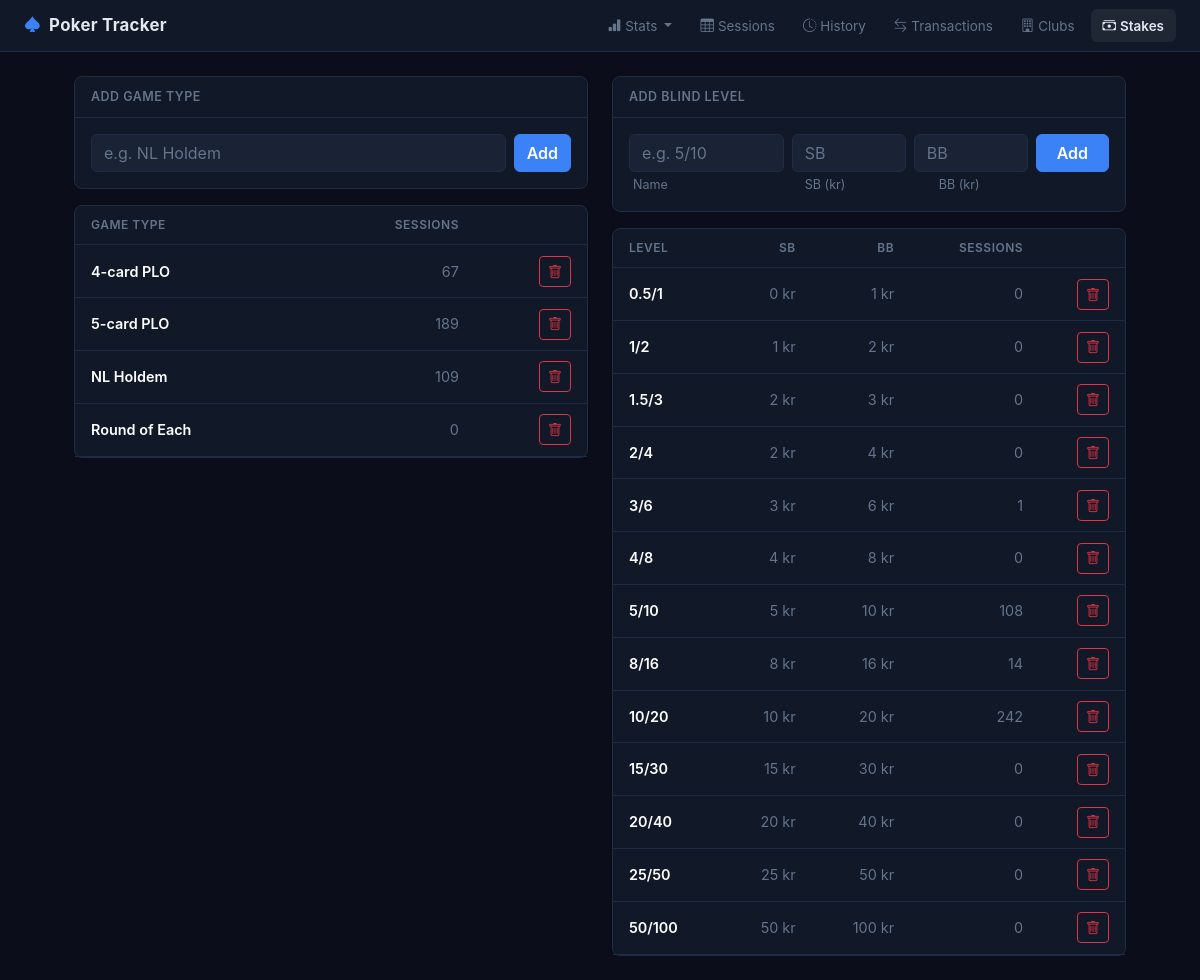
/stakes, run on the app's committed database.
### tables this page shows
CREATE TABLE games (
            id INTEGER PRIMARY KEY AUTOINCREMENT,
            name TEXT NOT NULL UNIQUE,
            created_at TEXT DEFAULT (datetime('now'))
        );

CREATE TABLE blind_levels (
            id INTEGER PRIMARY KEY AUTOINCREMENT,
            name TEXT NOT NULL UNIQUE,
            small_blind REAL NOT NULL,
            big_blind REAL NOT NULL,
            created_at TEXT DEFAULT (datetime('now'))
        );

### app.py (the view, shortened to what this page needs)
@app.route("/stakes", methods=["GET", "POST"])
def stakes():
    db = get_db()
    games = db.execute("""
        SELECT g.*, COUNT(s.id) as session_count
        FROM games g
        LEFT JOIN sessions s ON s.game_id = g.id
        GROUP BY g.id ORDER BY g.name
    """).fetchall()
    blind_levels = db.execute("""
        SELECT bl.*, COUNT(s.id) as session_count
        FROM blind_levels bl
        LEFT JOIN sessions s ON s.blind_level_id = bl.id
        GROUP BY bl.id ORDER BY bl.big_blind
    """).fetchall()
    return render_template("stakes.html", games=games, blind_levels=blind_levels)

### app.py (called while the page is built)
@app.template_filter("nok")
def nok_filter(value):
    if value is None:
        return "0 kr"
    v = float(value)
    formatted = f"{abs(v):,.0f}".replace(",", " ")
    return f"{'-' if v < 0 else ''}{formatted} kr"

### database.py (called while the page is built)
def get_db():
    if "db" not in g:
        g.db = sqlite3.connect(str(DB_PATH))
        g.db.row_factory = sqlite3.Row
        g.db.execute("PRAGMA foreign_keys = ON")
    return g.db

### templates/stakes.html (shortened to what this page needs)
{% extends "base.html" %}
{% block content %}
<div class="row g-4">
    <div class="col-md-6">
        <div class="card mb-3">
            <div class="card-header">Add Game Type</div>
            <div class="card-body">
                <form method="post">
                    <div class="d-flex gap-2">
                        <input type="text" name="name" class="form-control" placeholder="e.g. NL Holdem" required>
                        <button type="submit" class="btn btn-success text-nowrap">Add</button>
                    </div>
                </form>
            </div>
        </div>
        {% if games %}
        <div class="card">
            <div class="table-responsive">
                <table class="table table-hover mb-0">
                    <thead>
                        <tr>
                            <th>Game Type</th>
                            <th class="text-end">Sessions</th>
                            <th class="text-end"></th>
                        </tr>
                    </thead>
                    <tbody>
                        {% for g in games %}
                        <tr>
                            <td class="fw-semibold">{{ g['name'] }}</td>
                            <td class="text-end text-muted">{{ g['session_count'] }}</td>
                            <td class="text-end">
                                <form method="post" action="/games/{{ g['id'] }}/delete" class="d-inline"
                                      onsubmit="return confirm('Delete {{ g['name'] }}?')">
                                    <button type="submit" class="btn btn-sm btn-outline-danger">
                                        <i class="bi bi-trash"></i>
                                    </button>
                                </form>
                            </td>
                        </tr>
                        {% endfor %}
                    </tbody>
                </table>
            </div>
        </div>
        {% else %}
        <div class="text-center text-muted py-4">No game types yet.</div>
        {% endif %}
    </div>
    <div class="col-md-6">
        <div class="card mb-3">
            <div class="card-header">Add Blind Level</div>
            <div class="card-body">
                <form method="post">
                    <div class="row g-2">
                        <div class="col-4">
                            <input type="text" name="name" class="form-control" placeholder="e.g. 5/10" required>
                        </div>
                        <div class="col-3">
                            <input type="number" name="small_blind" class="form-control" placeholder="SB" min="0" step="any" required>
                        </div>
                        <div class="col-3">
                            <input type="number" name="big_blind" class="form-control" placeholder="BB" min="0" step="any" required>
                        </div>
                        <div class="col-2">
                            <button type="submit" class="btn btn-success w-100">Add</button>
                        </div>
                    </div>
                    <div class="d-flex gap-3 mt-1 px-1">
                        <small class="text-muted" style="flex:0 0 33%">Name</small>
                        <small class="text-muted" style="flex:0 0 25%">SB (kr)</small>
                        <small class="text-muted" style="flex:0 0 25%">BB (kr)</small>
                    </div>
                </form>
            </div>
        </div>
        {% if blind_levels %}
        <div class="card">
            <div class="table-responsive">
                <table class="table table-hover mb-0">
                    <thead>
                        <tr>
                            <th>Level</th>
                            <th class="text-end">SB</th>
                            <th class="text-end">BB</th>
                            <th class="text-end">Sessions</th>
                            <th class="text-end"></th>
                        </tr>
                    </thead>
                    <tbody>
                        {% for bl in blind_levels %}
                        <tr>
                            <td class="fw-semibold">{{ bl['name'] }}</td>
                            <td class="text-end text-muted">{{ bl['small_blind'] | nok }}</td>
                            <td class="text-end text-muted">{{ bl['big_blind'] | nok }}</td>
                            <td class="text-end text-muted">{{ bl['session_count'] }}</td>
                            <td class="text-end">
                                <form method="post" action="/blind_levels/{{ bl['id'] }}/delete" class="d-inline"
                                      onsubmit="return confirm('Delete {{ bl['name'] }}?')">
                                    <button type="submit" class="btn btn-sm btn-outline-danger">
                                        <i class="bi bi-trash"></i>
                                    </button>
                                </form>
                            </td>
                        </tr>
                        {% endfor %}
                    </tbody>
                </table>
            </div>
        </div>
        {% else %}
        <div class="text-center text-muted py-4">No blind levels yet.</div>
        {% endif %}
    </div>
</div>
{% endblock %}

### static/style.css (style rules this page uses)
body { background: #0b0e1a; font-size: 0.9rem; color: #e2e8f0; font-family: 'Inter', -apple-system, sans-serif; }
.card { background: #111827; border-color: #1e2d45; border-radius: 8px; }
.card-header { background: #111827; border-bottom: 1px solid #1e2d45; font-weight: 600; font-size: 0.78rem; letter-spacing: 0.5px; text-transform: uppercase; color: #64748b; padding: 0.65rem 1rem; border-radius: 8px 8px 0 0 !important; }
.table { --bs-table-bg: transparent; --bs-table-hover-bg: rgba(255,255,255,0.03); --bs-table-border-color: #1e2d45; color: #e2e8f0; }
.table thead th { font-size: 0.75rem; text-transform: uppercase; letter-spacing: 0.5px; color: #64748b; border-bottom: 1px solid #1e2d45; padding: 0.65rem 1rem; font-weight: 600; }
.table td { padding: 0.65rem 1rem; border-color: #1e2d45; vertical-align: middle; }
.form-control, .form-select { background: #1a2235; border-color: #1e2d45; color: #e2e8f0; }
.form-control::placeholder { color: #64748b; }
.btn-success { background: #3b82f6; border-color: #3b82f6; color: #fff; font-weight: 600; }
.text-muted { color: #64748b !important; }

### data on the page
games: name "4-card PLO", session_count "67"
games: name "5-card PLO", session_count "189"
games: name "NL Holdem", session_count "109"
games: name "Round of Each", session_count "0"
blind_levels: name "0.5/1", small_blind|nok "0 kr", big_blind|nok "1 kr", session_count "0"
blind_levels: name "1/2", small_blind|nok "1 kr", big_blind|nok "2 kr", session_count "0"
blind_levels: name "1.5/3", small_blind|nok "2 kr", big_blind|nok "3 kr", session_count "0"
blind_levels: name "2/4", small_blind|nok "2 kr", big_blind|nok "4 kr", session_count "0"
blind_levels: name "3/6", small_blind|nok "3 kr", big_blind|nok "6 kr", session_count "1"
blind_levels: name "4/8", small_blind|nok "4 kr", big_blind|nok "8 kr", session_count "0"
blind_levels: name "5/10", small_blind|nok "5 kr", big_blind|nok "10 kr", session_count "108"
blind_levels: name "8/16", small_blind|nok "8 kr", big_blind|nok "16 kr", session_count "14"
blind_levels: name "10/20", small_blind|nok "10 kr", big_blind|nok "20 kr", session_count "242"
blind_levels: name "15/30", small_blind|nok "15 kr", big_blind|nok "30 kr", session_count "0"
blind_levels: name "20/40", small_blind|nok "20 kr", big_blind|nok "40 kr", session_count "0"
blind_levels: name "25/50", small_blind|nok "25 kr", big_blind|nok "50 kr", session_count "0"
blind_levels: name "50/100", small_blind|nok "50 kr", big_blind|nok "100 kr", session_count "0"
